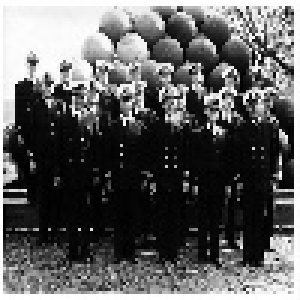
#> input picture D4-02Ayush/neg/1004.jpg, 100 x 100 px, given in place of the camera (shown 3 times larger)
$ python 'motion detection.py'   (Python 2 division)   (older library calls are emulated)
#> lines starting #> are read from the running program, lines starting #| are printed output that depends on the picture
import argparse
import datetime
import imutils
import time
import cv2
ap = argparse.ArgumentParser()
ap.add_argument("-a", "--min-area", type=int, default=500, help="minimum area size")
args = vars(ap.parse_args())
cam=cv2.VideoCapture(0)
time.sleep(0.5)
firstframe=None
while True:
	grab,frame=cam.read()
#> frame is the input picture: shape (100, 100, 3); min 0, max 255, mean 96
	frame = imutils.resize(frame, width=500)
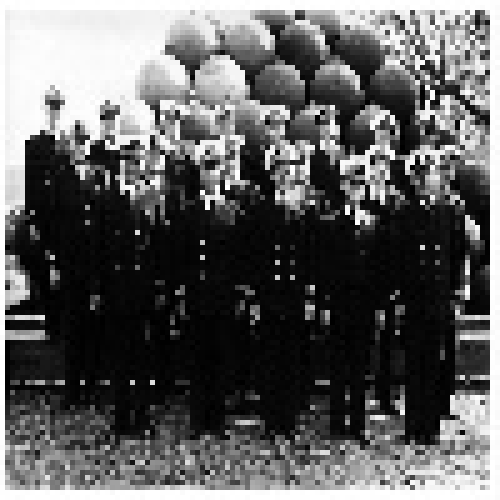
#> frame: shape (500, 500, 3); min 0, max 255, mean 96
	gray = cv2.cvtColor(frame, cv2.COLOR_BGR2GRAY)
	gray = cv2.GaussianBlur(gray, (21, 21), 0)
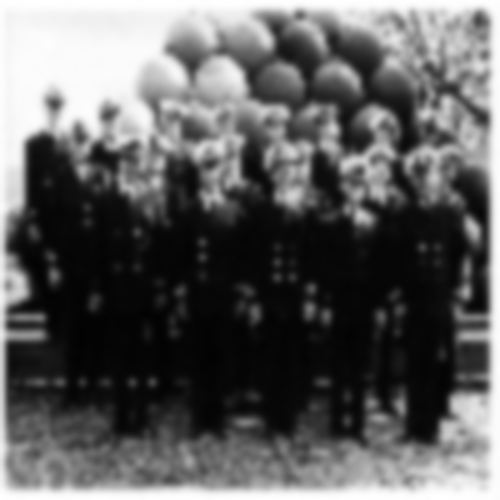
#> gray: shape (500, 500); min 2, max 255, mean 96
	if(firstframe is None):
		firstframe=gray
	difframe=cv2.absdiff(firstframe,gray)
#> difframe: shape (500, 500); every value is 0
	thresh=cv2.threshold(difframe,25,255,cv2.THRESH_BINARY)
	print thresh[1]
#> (printed output is left out)
	thresh=thresh[1]
	thresh = cv2.dilate(thresh, None, iterations=2)
	(_,cnts, _) = cv2.findContours(thresh.copy(), cv2.RETR_EXTERNAL,
		cv2.CHAIN_APPROX_SIMPLE)
#> cnts = []
	for c in cnts:
		if cv2.contourArea(c) < args["min_area"]:
			continue
		(x, y, w, h) = cv2.boundingRect(c)
		cv2.rectangle(frame, (x, y), (x + w, y + h), (0, 255, 0), 2)
#> this loop made 0 passes
	cv2.imshow("Security Feed", frame)
	cv2.imshow("Thresh", thresh)
	cv2.imshow("Frame Delta", difframe)
	key = cv2.waitKey(1) & 0xFF
#> (key q is pressed here)

	# if the `q` key is pressed, break from the lop
	if key == ord("q"):
		break

# cleanup the camera and close any open windows
cam.release()
cv2.destroyAllWindows()

$ run again, on D4-02Ayush/neg/110.jpg
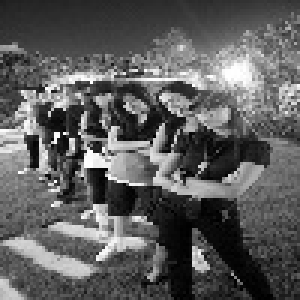
#> input picture D4-02Ayush/neg/110.jpg, 100 x 100 px, given in place of the camera (shown 3 times larger)
#> frame is the input picture: shape (100, 100, 3); min 0, max 255, mean 92.9
#> `frame = imutils.resize(frame, width=500)`:
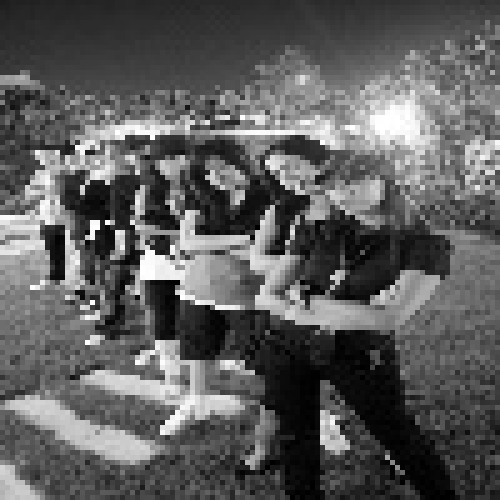
#> frame: shape (500, 500, 3); min 0, max 255, mean 92.9
#> `gray = cv2.GaussianBlur(gray, (21, 21), 0)`:
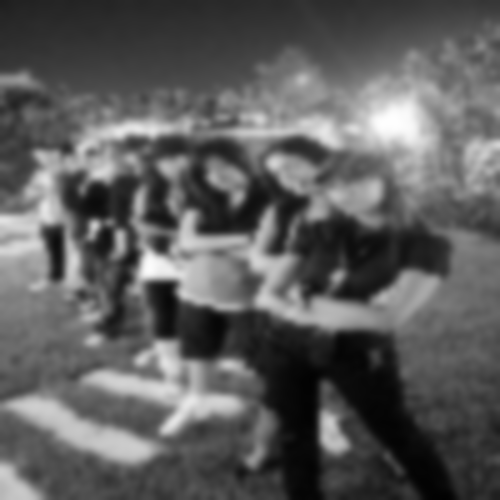
#> gray: shape (500, 500); min 1, max 254, mean 92.9
#> difframe: shape (500, 500); every value is 0
#> (printed output is left out)
#> cnts = []

$ run again, on D4-02Ayush/neg/1114.jpg
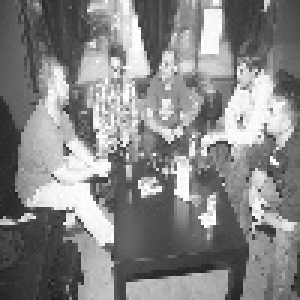
#> input picture D4-02Ayush/neg/1114.jpg, 100 x 100 px, given in place of the camera (shown 3 times larger)
#> frame is the input picture: shape (100, 100, 3); min 29, max 255, mean 133.8
#> `frame = imutils.resize(frame, width=500)`:
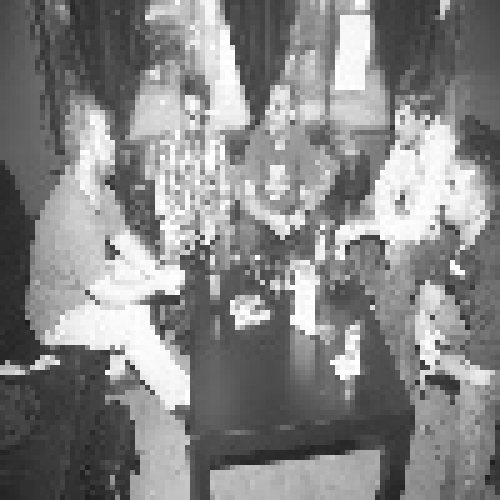
#> frame: shape (500, 500, 3); min 29, max 255, mean 133.8
#> `gray = cv2.GaussianBlur(gray, (21, 21), 0)`:
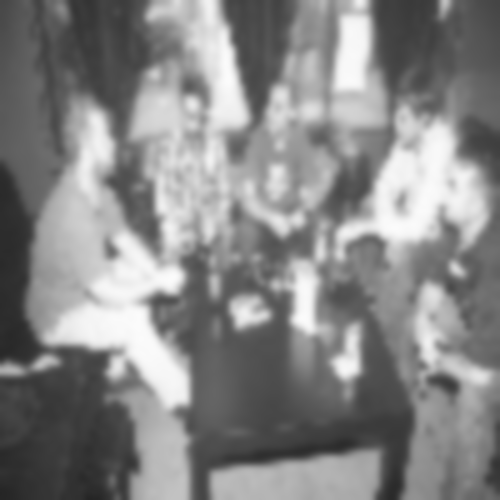
#> gray: shape (500, 500); min 37, max 251, mean 133.8
#> difframe: shape (500, 500); every value is 0
#> (printed output is left out)
#> cnts = []

$ run again, on D4-02Ayush/neg/1135.jpg
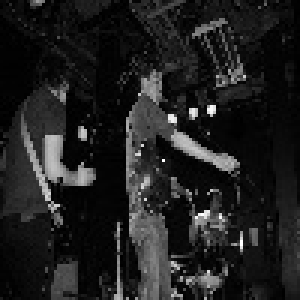
#> input picture D4-02Ayush/neg/1135.jpg, 100 x 100 px, given in place of the camera (shown 3 times larger)
#> frame is the input picture: shape (100, 100, 3); min 0, max 255, mean 31.5
#> `frame = imutils.resize(frame, width=500)`:
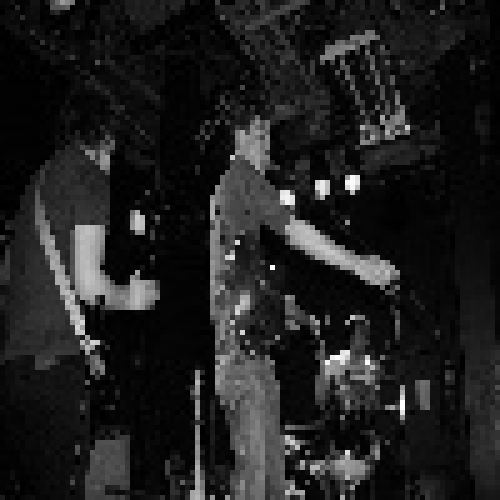
#> frame: shape (500, 500, 3); min 0, max 255, mean 31.5
#> `gray = cv2.GaussianBlur(gray, (21, 21), 0)`:
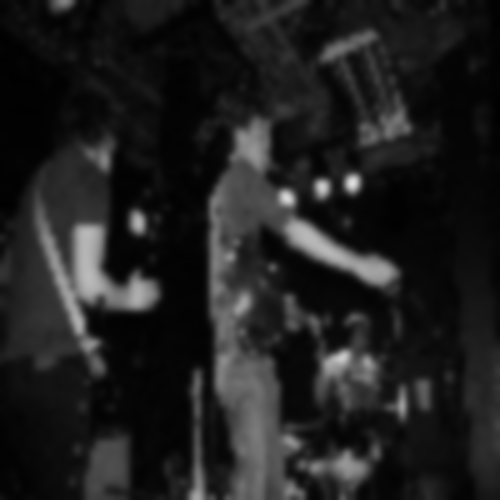
#> gray: shape (500, 500); min 1, max 223, mean 31.5
#> difframe: shape (500, 500); every value is 0
#> (printed output is left out)
#> cnts = []
